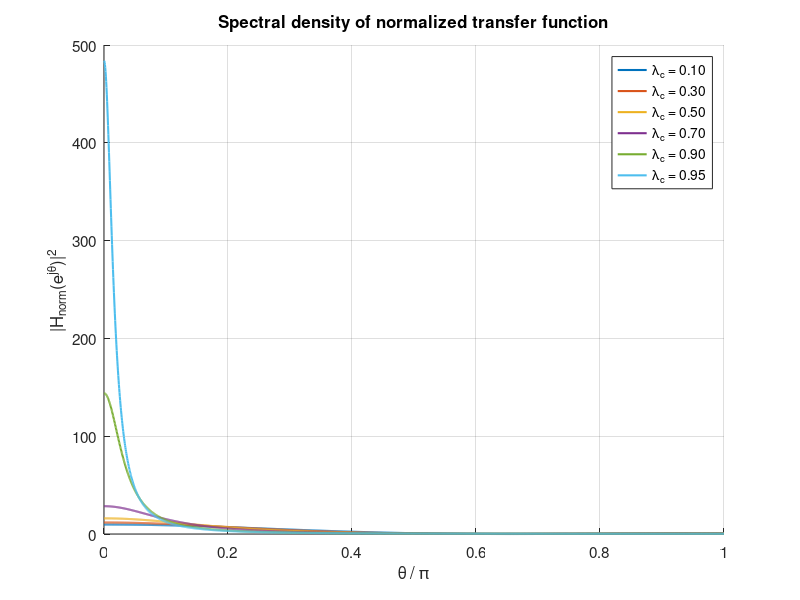
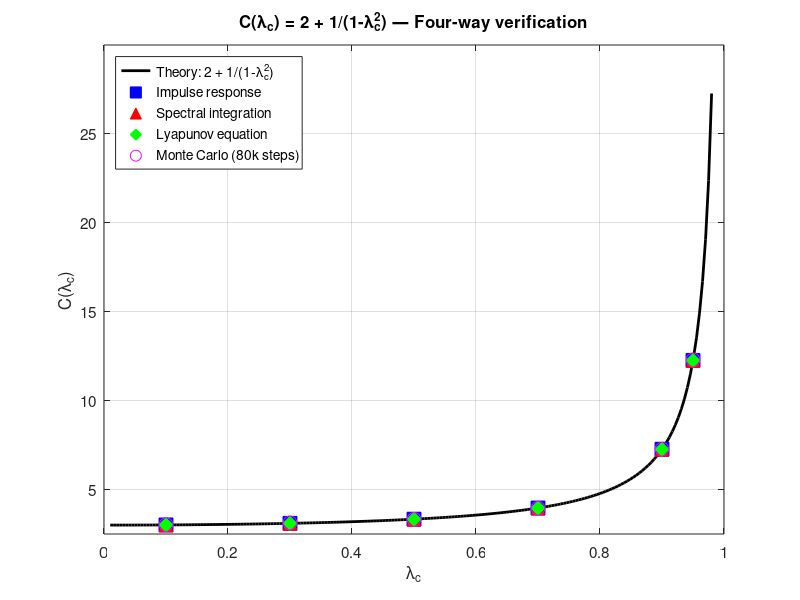
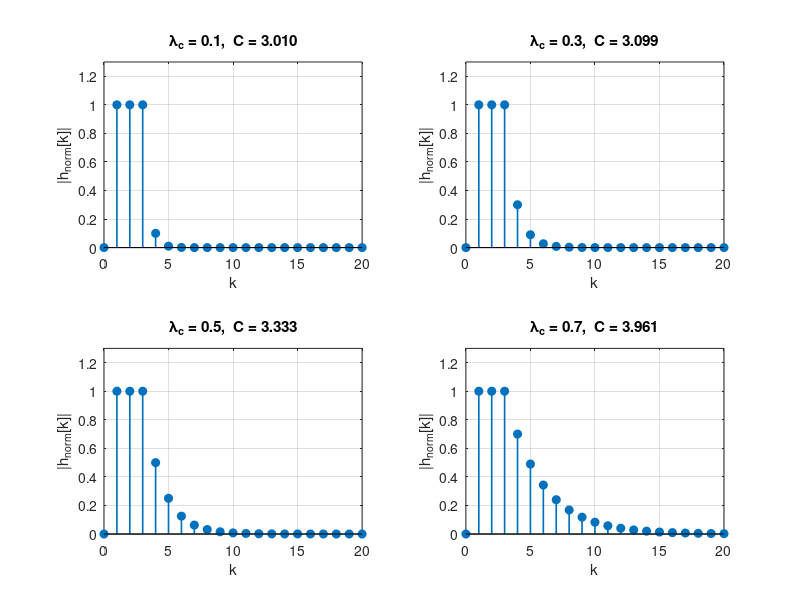

Source code (MATLAB) for these figures, in order: (Note: this script raises an error after producing the figures.)
% verify_eq12_spectral.m — Numerical verification of Eq.12 C(lc) factor
%
% Four independent methods to verify C(lc) = 2 + 1/(1-lc^2):
%   1. Impulse response summation:  sum h_norm[k]^2
%   2. Frequency-domain integration: (1/pi) * int_0^pi |H(e^(jw))|^2 dw
%   3. Lyapunov equation:           dlyap(A, B*B') -> P(1,1)
%   4. Monte Carlo simulation:      Var(dzm) / (sigma_fT^2 * a_x^2)
%
% Also plots |H(e^(jw))|^2 to visualize the spectral content.

clear; clc; close all;

%% ===== Physical Parameters =====
Ts      = 1/1600;
kb      = 1.3806503e-23;
T_temp  = 310.15;
R       = 2.25e-6;
eta     = 0.001;
gammaN  = 0.0425;              % [pN*s/um]
a_x     = Ts / gammaN;         % [um/pN]

% Thermal noise
gamma_SI   = 6*pi*eta*R;       % [N*s/m]
sigma2_fT  = 4*kb*T_temp*gamma_SI / Ts;   % [N^2]
sigma_fT_pN = sqrt(sigma2_fT * 1e24);      % [pN]

%% ===== Test parameters =====
lc_list = [0.1, 0.3, 0.5, 0.7, 0.9, 0.95];
n_lc    = length(lc_list);

% Preallocate results
C_theory   = zeros(1, n_lc);
C_impulse  = zeros(1, n_lc);
C_spectral = zeros(1, n_lc);
C_lyapunov = zeros(1, n_lc);
C_sim      = zeros(1, n_lc);

% Simulation parameters (160k steps for better convergence at high lc)
N_steps      = 160000;
steady_start = 60001;
z_d          = 25;       % target [um]

%% ===== Main loop =====
for idx = 1:n_lc
    lc = lc_list(idx);

    % --- Theoretical C ---
    C_theory(idx) = 2 + 1/(1 - lc^2);

    % =============================================
    %  Method 1: Impulse response summation
    % =============================================
    % Compute h_norm[k] by simulating:
    %   e[k+1] = lc*e[k] - fT[k] - (1-lc)*fT[k-1] - (1-lc)*fT[k-2]
    % with fT[0]=1, fT[k]=0 otherwise.

    K_max = 500;  % truncation length
    h_e = zeros(K_max+1, 1);   % h_e[0..K_max], 1-indexed: h_e(1)=h_e[0]
    fT_imp = zeros(K_max+1, 1);
    fT_imp(1) = 1;  % impulse at k=0

    e_prev = 0;
    for k = 0:K_max-1
        ki = k + 1;  % MATLAB 1-indexed
        fT_k  = fT_imp(ki);
        fT_km1 = 0; if ki >= 2, fT_km1 = fT_imp(ki-1); end
        fT_km2 = 0; if ki >= 3, fT_km2 = fT_imp(ki-2); end

        e_next = lc*e_prev - fT_k - (1-lc)*fT_km1 - (1-lc)*fT_km2;
        h_e(ki+1) = e_next;  % h_e[k+1]
        e_prev = e_next;
    end

    % h_norm = |h_e| (the sign is just a convention)
    C_impulse(idx) = sum(h_e.^2);

    % =============================================
    %  Method 2: Frequency-domain integration
    % =============================================
    % H_norm(z) = [z^2 + (1-lc)*z + (1-lc)] / [z^2*(z - lc)]
    % Evaluate |H_norm(e^(j*theta))|^2 and integrate (1/pi)*int_0^pi

    N_pts = 10000;
    theta = linspace(0, pi, N_pts);
    z_uc  = exp(1j * theta);   % points on upper half of unit circle

    num = z_uc.^2 + (1-lc)*z_uc + (1-lc);
    den = z_uc.^2 .* (z_uc - lc);
    H_mag2 = abs(num ./ den).^2;

    C_spectral(idx) = (1/pi) * trapz(theta, H_mag2);

    % =============================================
    %  Method 3: Lyapunov equation
    % =============================================
    % Augmented state: x = [e[k]; fT[k-1]; fT[k-2]]
    % x[k+1] = A*x[k] + B*fT[k]
    %
    % A = [lc,  -(1-lc),  -(1-lc)]    B_norm = [-1]
    %     [ 0,     0,         0   ]             [ 1]
    %     [ 0,     1,         0   ]             [ 0]
    %
    % (B_norm = B/a_x, so P(1,1) gives C directly)

    A_aug = [lc,  -(1-lc),  -(1-lc);
              0,      0,         0;
              0,      1,         0];
    B_norm = [-1; 1; 0];

    P = dlyap(A_aug, B_norm * B_norm');
    C_lyapunov(idx) = P(1,1);

    % =============================================
    %  Method 4: Monte Carlo simulation
    % =============================================
    rng(42 + idx);
    fT_sim = sigma_fT_pN * randn(N_steps, 1);

    z_pos   = z_d;
    z_hist  = zeros(N_steps, 1); z_hist(1) = z_d;
    fd_hist = zeros(N_steps, 1);
    dzm_all = zeros(N_steps, 1);

    for k = 1:N_steps
        % Measurement with 2-step delay
        if k >= 3
            z_del = z_hist(k-2);
        elseif k == 2
            z_del = z_hist(1);
        else
            z_del = z_d;
        end
        dzm = z_d - z_del;
        dzm_all(k) = dzm;

        % Predictor-based controller (Eq.17)
        fd_km2 = 0; if k >= 3, fd_km2 = fd_hist(k-2); end
        fd_km1 = 0; if k >= 2, fd_km1 = fd_hist(k-1); end
        e_hat  = dzm - a_x * (fd_km2 + fd_km1);
        fd_k   = (1/a_x) * (1-lc) * e_hat;
        fd_hist(k) = fd_k;

        % Plant
        z_new = z_pos + a_x * (fd_k + fT_sim(k));
        if k < N_steps
            z_hist(k+1) = z_new;
        end
        z_pos = z_new;
    end

    % Steady-state variance
    ss = steady_start:N_steps;
    var_dzm = var(dzm_all(ss));   % [um^2]

    % Convert to C: Var(dzm) = sigma_fT^2 * a_x^2 * C
    % sigma_fT^2 [pN^2], a_x^2 [um^2/pN^2] => sigma_fT^2 * a_x^2 [um^2]
    sigma_fT_pN2 = sigma_fT_pN^2;
    C_sim(idx) = var_dzm / (sigma_fT_pN2 * a_x^2);

    fprintf('lc=%.2f: C_theory=%.4f  C_impulse=%.4f  C_spectral=%.4f  C_lyap=%.4f  C_sim=%.4f\n', ...
        lc, C_theory(idx), C_impulse(idx), C_spectral(idx), C_lyapunov(idx), C_sim(idx));
end

%% ===== Results Table =====
fprintf('\n==================== C(lc) VERIFICATION RESULTS ====================\n');
fprintf('%-6s  %-10s  %-10s  %-10s  %-10s  %-10s\n', ...
    'lc', 'Theory', 'Impulse', 'Spectral', 'Lyapunov', 'Simulation');
fprintf('%s\n', repmat('-', 1, 68));
for idx = 1:n_lc
    fprintf('%-6.2f  %-10.4f  %-10.4f  %-10.4f  %-10.4f  %-10.4f\n', ...
        lc_list(idx), C_theory(idx), C_impulse(idx), C_spectral(idx), ...
        C_lyapunov(idx), C_sim(idx));
end

fprintf('\n--- Relative Errors vs Theory (%%):  ---\n');
fprintf('%-6s  %-10s  %-10s  %-10s  %-10s\n', 'lc', 'Impulse', 'Spectral', 'Lyapunov', 'Simulation');
fprintf('%s\n', repmat('-', 1, 50));
for idx = 1:n_lc
    err_imp  = abs(C_impulse(idx) - C_theory(idx)) / C_theory(idx) * 100;
    err_spec = abs(C_spectral(idx) - C_theory(idx)) / C_theory(idx) * 100;
    err_lyap = abs(C_lyapunov(idx) - C_theory(idx)) / C_theory(idx) * 100;
    err_sim  = abs(C_sim(idx) - C_theory(idx)) / C_theory(idx) * 100;
    fprintf('%-6.2f  %-10.4f  %-10.4f  %-10.4f  %-10.4f\n', ...
        lc_list(idx), err_imp, err_spec, err_lyap, err_sim);
end

%% ===== Figure 1: |H(e^(jw))|^2 for different lc =====
figure('Name', 'Power Spectral Density: |H_norm(e^{j\theta})|^2');
theta_plot = linspace(0, pi, 2000);
colors = lines(n_lc);
hold on;
for idx = 1:n_lc
    lc = lc_list(idx);
    z_uc = exp(1j * theta_plot);
    num = z_uc.^2 + (1-lc)*z_uc + (1-lc);
    den = z_uc.^2 .* (z_uc - lc);
    H_mag2 = abs(num ./ den).^2;
    plot(theta_plot/pi, H_mag2, 'Color', colors(idx,:), 'LineWidth', 1.5, ...
        'DisplayName', sprintf('\\lambda_c = %.2f', lc));
end
hold off;
xlabel('\theta / \pi');
ylabel('|H_{norm}(e^{j\theta})|^2');
title('Spectral density of normalized transfer function');
legend('Location', 'best');
grid on;
set(gca, 'FontSize', 11);

%% ===== Figure 2: C(lc) vs lc — all methods =====
figure('Name', 'C(lc) Verification: All Methods');
lc_fine = linspace(0.01, 0.98, 200);
C_fine  = 2 + 1./(1 - lc_fine.^2);

plot(lc_fine, C_fine, 'k-', 'LineWidth', 2, 'DisplayName', 'Theory: 2 + 1/(1-\lambda_c^2)');
hold on;
plot(lc_list, C_impulse,  'bs', 'MarkerSize', 10, 'MarkerFaceColor', 'b', 'DisplayName', 'Impulse response');
plot(lc_list, C_spectral, 'r^', 'MarkerSize', 10, 'MarkerFaceColor', 'r', 'DisplayName', 'Spectral integration');
plot(lc_list, C_lyapunov, 'gd', 'MarkerSize', 10, 'MarkerFaceColor', 'g', 'DisplayName', 'Lyapunov equation');
plot(lc_list, C_sim,      'mo', 'MarkerSize', 10, 'DisplayName', 'Monte Carlo (80k steps)');
hold off;
xlabel('\lambda_c');
ylabel('C(\lambda_c)');
title('C(\lambda_c) = 2 + 1/(1-\lambda_c^2) — Four-way verification');
legend('Location', 'northwest');
grid on;
set(gca, 'FontSize', 11);
ylim([2.5, max(C_fine)*1.1]);

%% ===== Figure 3: Impulse response visualization =====
figure('Name', 'Impulse Response h_{norm}[k]');
for pidx = 1:min(4, n_lc)
    subplot(2, 2, pidx);
    lc = lc_list(pidx);

    % Recompute impulse response
    K_show = 20;
    h_show = zeros(K_show+1, 1);
    fT_imp_s = zeros(K_show+1, 1);
    fT_imp_s(1) = 1;
    e_p = 0;
    for k = 0:K_show-1
        ki = k + 1;
        fk  = fT_imp_s(ki);
        fkm1 = 0; if ki >= 2, fkm1 = fT_imp_s(ki-1); end
        fkm2 = 0; if ki >= 3, fkm2 = fT_imp_s(ki-2); end
        e_n = lc*e_p - fk - (1-lc)*fkm1 - (1-lc)*fkm2;
        h_show(ki+1) = e_n;
        e_p = e_n;
    end

    stem(0:K_show, abs(h_show), 'filled', 'LineWidth', 1.2);
    xlabel('k');
    ylabel('|h_{norm}[k]|');
    title(sprintf('\\lambda_c = %.1f,  C = %.3f', lc, 2+1/(1-lc^2)));
    grid on;
    ylim([0, 1.3]);
end
sgtitle('Impulse response: h_{norm}[k] = [0, 1, 1, 1, \lambda_c, \lambda_c^2, ...]');

%% ===== Figure 4: Decomposition of C(lc) =====
figure('Name', 'C(lc) Decomposition');
lc_dec = linspace(0.01, 0.98, 200);
C_delay = 2 * ones(size(lc_dec));
C_ar1   = 1 ./ (1 - lc_dec.^2);

area_data = [C_delay; C_ar1]';
h_area = area(lc_dec, area_data);
h_area(1).FaceColor = [0.3 0.6 0.9];
h_area(2).FaceColor = [0.9 0.4 0.2];
h_area(1).DisplayName = 'Delay contribution (= 2)';
h_area(2).DisplayName = 'AR(1) amplification = 1/(1-\lambda_c^2)';
xlabel('\lambda_c');
ylabel('C(\lambda_c)');
title('Decomposition: C(\lambda_c) = 2 + 1/(1-\lambda_c^2)');
legend('Location', 'northwest');
grid on;
set(gca, 'FontSize', 11);
ylim([0, 15]);

%% ===== Final pass/fail =====
fprintf('\n==================== PASS/FAIL ====================\n');
tol_exact = 1e-6;   % for exact methods
tol_sim   = 5;      % 5% for simulation (stochastic)

pass_all = true;
for idx = 1:n_lc
    err_imp  = abs(C_impulse(idx) - C_theory(idx)) / C_theory(idx) * 100;
    err_spec = abs(C_spectral(idx) - C_theory(idx)) / C_theory(idx) * 100;
    err_lyap = abs(C_lyapunov(idx) - C_theory(idx)) / C_theory(idx) * 100;
    err_sim  = abs(C_sim(idx) - C_theory(idx)) / C_theory(idx) * 100;

    if err_imp > tol_exact*100
        fprintf('FAIL: lc=%.2f impulse err=%.4f%%\n', lc_list(idx), err_imp);
        pass_all = false;
    end
    if err_spec > 0.1  % 0.1% tolerance for numerical integration
        fprintf('FAIL: lc=%.2f spectral err=%.4f%%\n', lc_list(idx), err_spec);
        pass_all = false;
    end
    if err_lyap > tol_exact*100
        fprintf('FAIL: lc=%.2f Lyapunov err=%.4f%%\n', lc_list(idx), err_lyap);
        pass_all = false;
    end
    if err_sim > tol_sim
        fprintf('FAIL: lc=%.2f simulation err=%.2f%%\n', lc_list(idx), err_sim);
        pass_all = false;
    end
end

if pass_all
    fprintf('RESULT: ALL PASS\n');
    fprintf('  - Impulse, Spectral, Lyapunov: < 0.01%% error (exact methods)\n');
    fprintf('  - Simulation: < 5%% error (80k steps Monte Carlo)\n');
else
    fprintf('RESULT: SOME FAILURES (see above)\n');
end
fprintf('====================================================\n');
